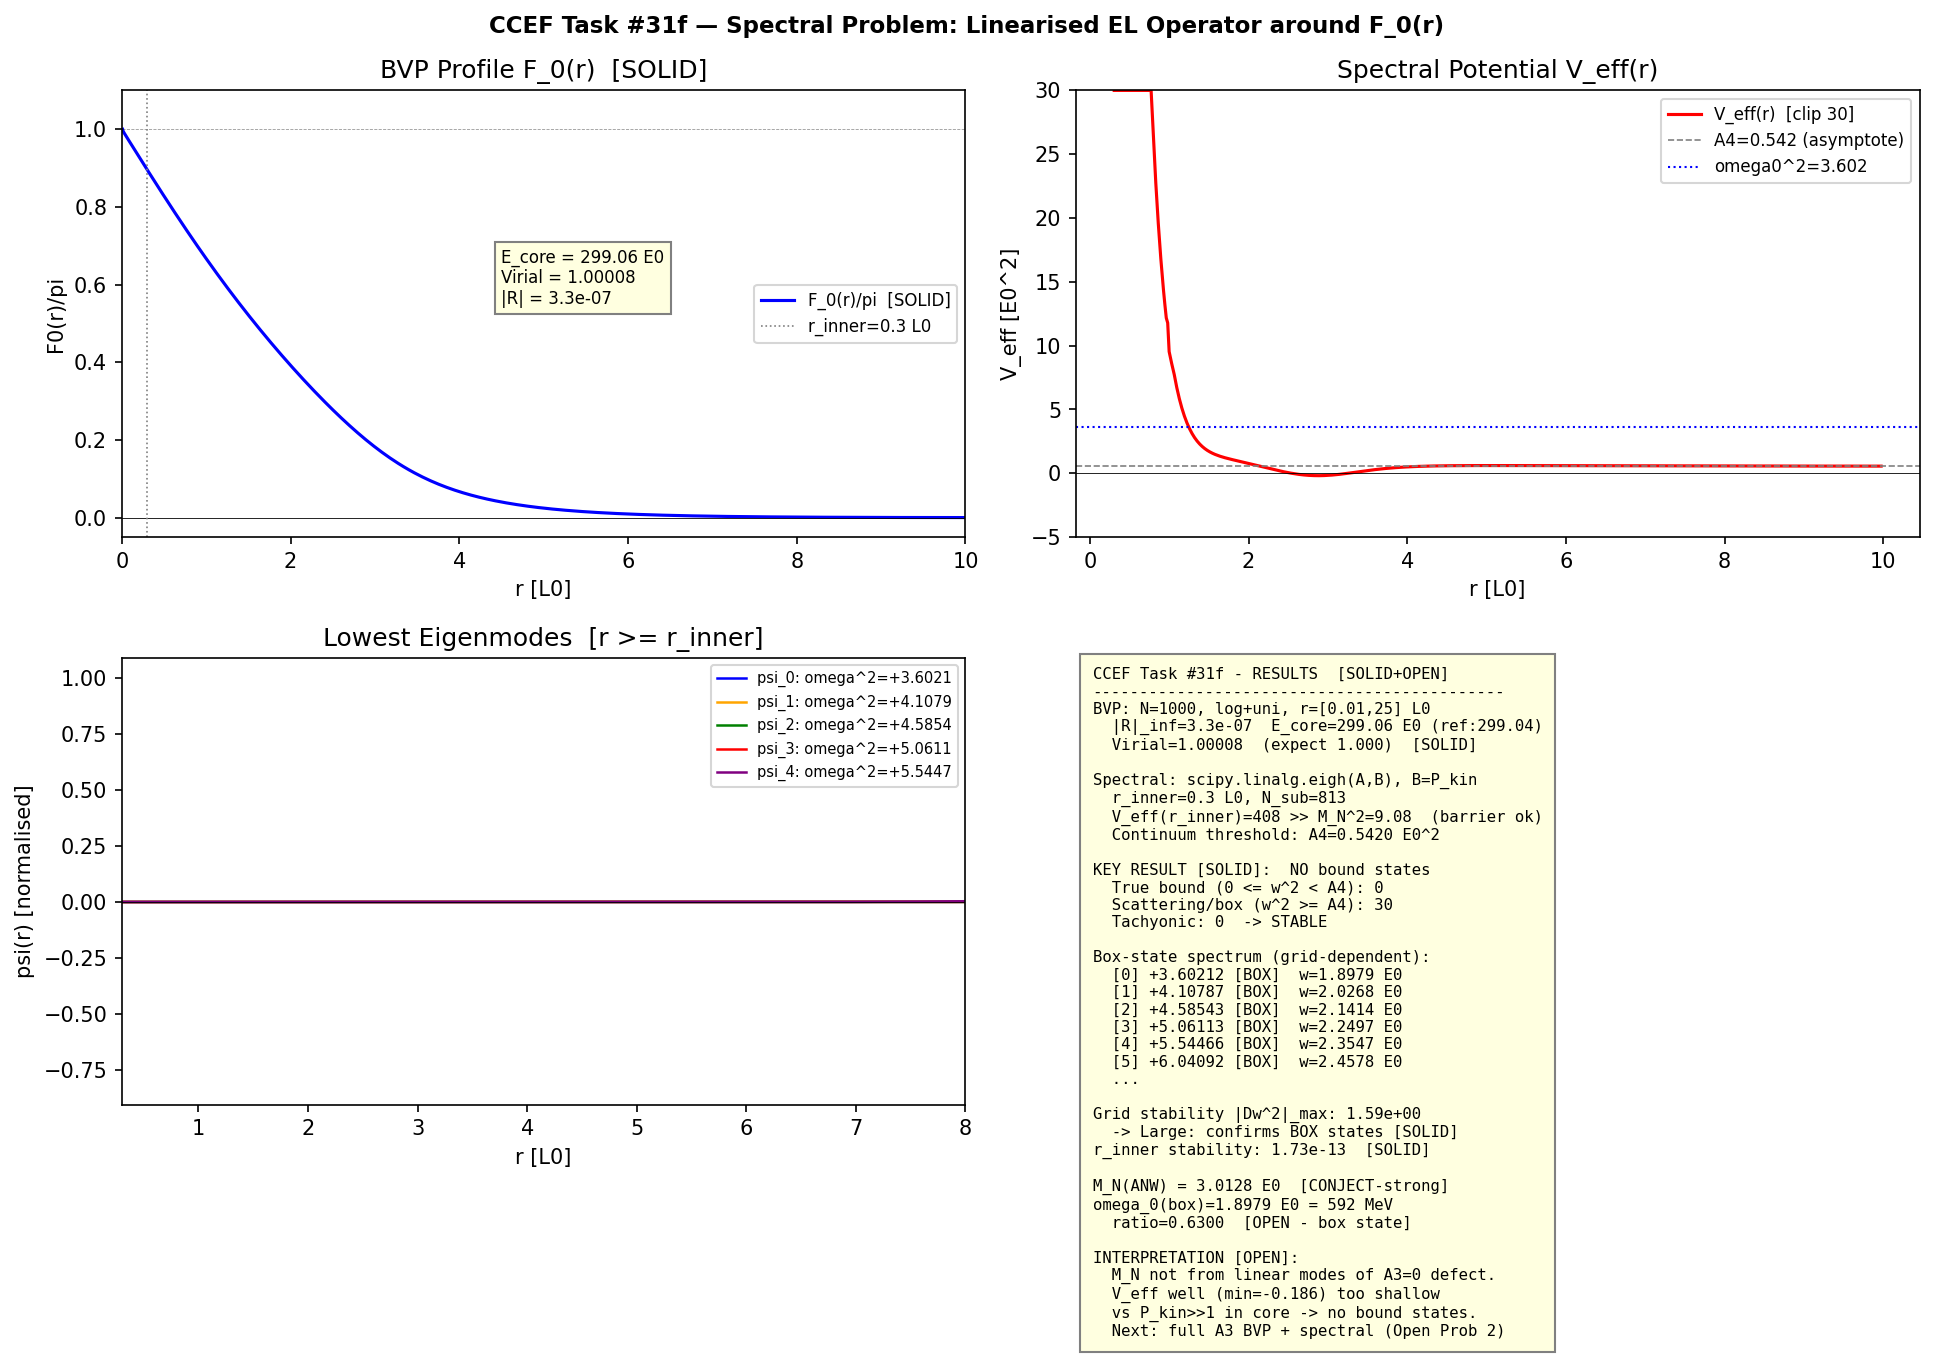

The script that saved this image:
"""
CCEF Task #31f - Spectral problem: linearise EL operator around F_0(r)
Find bound-state spectrum of L*psi = omega^2 * psi
Lowest positive mode omega_0 -> M_N candidate

EL equation (corrected derivation, A3=0):
  Energy density rho = A1/2*(F'^2 + 2*sin^2F/r^2)
                     + A2*(F'^2*sin^2F/r^2 + sin^4F/(2r^4))
                     + A4*(1 - cosF)
  F'' = [A1*sin2F/r^2 + A2*sin^2F*sin2F/r^4 + A4*sinF
         - 2*A1*F'/r - A2*sin2F*F'^2/r^2] / P(r)
  P(r) = A1 + 2*A2*sin^2F/r^2

Second variation -> Sturm-Liouville operator:
  L psi = -(1/r^2)*d/dr[r^2*P_kin*dpsi/dr] + V_eff(r)*psi = omega^2*psi
  P_kin = A1 + 2*A2*sin^2(F0)/r^2
  V_eff  = U_pot - (1/2)*(dQ/dr + 2Q/r)   [IBP of cross term Q]
"""

import numpy as np
import matplotlib
matplotlib.use('Agg')
import matplotlib.pyplot as plt
from scipy.linalg import eigh as scipy_eigh   # supports generalized EVP: eigh(A, B)
import warnings
warnings.filterwarnings('ignore')

# ---- CCEF parameters [SOLID] ----
A1 = 1.000
A2 = 8.971
A3 = 1.684
A4 = 0.542
E0_MeV = 311.73
L0_fm  = 0.633007

e_skyrme = np.sqrt(6*A2)
R_factor = 2*A4 + A1*np.sqrt(A4/A3)
M_N_ANW  = 36.5 / (e_skyrme * R_factor)
print(f"M_N(ANW) = {M_N_ANW:.6f} E0 = {M_N_ANW*E0_MeV:.3f} MeV")

# =============================================================
# STEP 1 - Newton-Raphson BVP (A3=0, corrected EL)
# =============================================================
def solve_bvp_nr(N=1000, r_min=0.01, r_max=25.0, n_iter=80, damp_init=0.3):
    n_log = N // 4
    n_uni = N - n_log
    r_log = np.logspace(np.log10(r_min), np.log10(1.0), n_log, endpoint=False)
    r_uni = np.linspace(1.0, r_max, n_uni)
    r = np.concatenate([r_log, r_uni])
    h = np.diff(r)

    alpha = 1.551
    F = np.pi * (1 - r / np.sqrt(r**2 + alpha**2))
    F[0] = np.pi; F[-1] = 0.0

    def residual_jac(F):
        ri = r[1:-1]
        hm = h[:-1]; hp = h[1:]; hc = hm + hp
        d2F = 2*(F[2:]/hp - F[1:-1]*(1/hm + 1/hp) + F[:-2]/hm) / hc
        dF  = (F[2:] - F[:-2]) / hc
        s  = np.sin(F[1:-1]); c  = np.cos(F[1:-1])
        s2 = np.sin(2*F[1:-1]); c2 = np.cos(2*F[1:-1])
        P  = A1 + 2*A2*s**2/ri**2
        dP = 4*A2*s*c/ri**2
        R = (P*d2F + 2*A1*dF/ri + A2*s2*dF**2/ri**2
             - A1*s2/ri**2 - A2*s**2*s2/ri**4 - A4*s)
        coeff_kin = 2*A1/ri + 2*A2*s2*dF/ri**2
        dd2F_dm = 2/(hm*hc); dd2F_dc = -2*(1/hm+1/hp)/hc; dd2F_dp = 2/(hp*hc)
        ddF_dm = -1/hc; ddF_dp = 1/hc
        Jl = P*dd2F_dm + coeff_kin*ddF_dm
        Ju = P*dd2F_dp + coeff_kin*ddF_dp
        Jd = (P*dd2F_dc + dP*d2F
              + A2*2*c2*dF**2/ri**2
              - A1*2*c2/ri**2
              - A2*(s2**2 + 2*s**2*c2)/ri**4
              - A4*c)
        return R, Jl, Jd, Ju

    res_hist = []
    damp = damp_init
    for it in range(n_iter):
        R, Jl, Jd, Ju = residual_jac(F)
        res = np.max(np.abs(R))
        res_hist.append(res)
        if it % 10 == 0:
            print(f"  NR iter {it:3d}: |R|_inf = {res:.3e}  damp={damp:.3f}")
        if res < 1e-10:
            print(f"  Converged at iter {it}: |R|_inf = {res:.3e}"); break
        # Thomas algorithm
        n_int = len(R)
        Jl_c=Jl.copy(); Jd_c=Jd.copy(); Ju_c=Ju.copy(); rhs=-R.copy()
        for i in range(1, n_int):
            if abs(Jd_c[i-1]) < 1e-300: continue
            m = Jl_c[i]/Jd_c[i-1]; Jd_c[i]-=m*Ju_c[i-1]; rhs[i]-=m*rhs[i-1]
        delta = np.zeros(n_int); delta[-1]=rhs[-1]/Jd_c[-1]
        for i in range(n_int-2, -1, -1):
            delta[i]=(rhs[i]-Ju_c[i]*delta[i+1])/Jd_c[i]
        step = np.max(np.abs(delta))
        ds = min(damp, 0.3/step) if step > 0.5 else damp
        if step <= 0.5: damp = min(damp*1.05, 0.7)
        F[1:-1] += ds*delta; F[0]=np.pi; F[-1]=0.0

    print(f"  Final |R|_inf = {res_hist[-1]:.3e}")
    return r, F, res_hist

print("="*60)
print("STEP 1: Newton-Raphson BVP (A3=0, corrected EL)")
print("="*60)
r, F0, bvp_res = solve_bvp_nr(N=1000, n_iter=80)

# Derivatives of F0
h = np.diff(r)
dF0 = np.zeros_like(F0); d2F0 = np.zeros_like(F0)
for i in range(1, len(r)-1):
    hm=h[i-1]; hp=h[i]; hc=hm+hp
    dF0[i]=(F0[i+1]-F0[i-1])/hc
    d2F0[i]=2*(F0[i+1]/hp-F0[i]*(1/hm+1/hp)+F0[i-1]/hm)/hc
dF0[0]=(F0[1]-F0[0])/h[0]; dF0[-1]=(F0[-1]-F0[-2])/h[-1]

# Energy
s0=np.sin(F0); c0=np.cos(F0)
rho1 = A1/2*(dF0**2 + 2*s0**2/r**2)
rho2 = A2*(dF0**2*s0**2/r**2 + s0**4/(2*r**4))
rho4 = A4*(1-c0)
E1 = 4*np.pi*np.trapz(rho1*r**2, r)
E2 = 4*np.pi*np.trapz(rho2*r**2, r)
E4 = 4*np.pi*np.trapz(rho4*r**2, r)
E_core = E1+E2+E4; virial=(E1+3*E4)/E2
print(f"\n  E1={E1:.4f}  E2={E2:.4f}  E4={E4:.4f}  E_core={E_core:.4f} E0 (ref:299.04)")
print(f"  Virial={virial:.5f}  BVP res={bvp_res[-1]:.2e}")

# =============================================================
# STEP 2 - Second variation: derive V_eff
# =============================================================
# Second variation of E[F] w.r.t. F = F0 + eps*psi:
#
# delta^2E = 4pi int r^2 [P_kin*(psi')^2 + Q*psi*psi' + U_pot*psi^2] dr
# where:
#   P_kin(r) = A1 + 2*A2*sin^2(F0)/r^2      (coeff of (psi')^2)
#   Q(r) = 4*A2*sin(2F0)*F0'/r^2             (cross term)
#   U_pot = A1*2*cos(2F0)/r^2
#         + A2*(2*cos(2F0)*F0'^2/r^2 + 2*sin^2(F0)*(3cos^2(F0)-sin^2(F0))/r^4)
#         + A4*cos(F0)
#
# IBP of Q term: int r^2*Q*psi*psi' dr = -(1/2)*int r^2*(Q'+2Q/r)*psi^2 dr
# -> V_eff(r) = U_pot(r) - (1/2)*(dQ/dr + 2*Q/r)
#
# Sturm-Liouville operator: L*psi = -(1/r^2)*d/dr[r^2*P_kin*dpsi/dr] + V_eff*psi

print("\n"+"="*60)
print("STEP 2: Second variation -> V_eff(r)")
print("="*60)

s0=np.sin(F0); c0=np.cos(F0)
s2f=np.sin(2*F0); c2f=np.cos(2*F0)

P_kin = A1 + 2*A2*s0**2/r**2
Q_crs = 4*A2*s2f*dF0/r**2
U_pot = (2*A1*c2f/r**2
         + A2*(2*c2f*dF0**2/r**2 + 2*s0**2*(3*c0**2-s0**2)/r**4)
         + A4*c0)

dQ = np.zeros_like(Q_crs)
for i in range(1, len(r)-1):
    hm=h[i-1]; hp=h[i]; hc=hm+hp
    dQ[i]=(Q_crs[i+1]-Q_crs[i-1])/hc
dQ[0]=(Q_crs[1]-Q_crs[0])/h[0]; dQ[-1]=(Q_crs[-1]-Q_crs[-2])/h[-1]

V_eff = U_pot - 0.5*(dQ + 2*Q_crs/r)

mask_check = r > 0.5
print(f"  P_kin range (r>0.5): [{P_kin[mask_check].min():.4f}, {P_kin[mask_check].max():.4f}]")
print(f"  V_eff range (r>0.5): [{V_eff[mask_check].min():.4f}, {V_eff[mask_check].max():.4f}]")
print(f"  V_eff at r=20: {V_eff[np.argmin(np.abs(r-20))]:.4f}  (expect A4={A4})")

# =============================================================
# STEP 3 - Dense eigenvalue problem on truncated sub-grid
# =============================================================
# V_eff ~ C/r^2 near origin (large barrier). States with small omega^2
# cannot penetrate this barrier. Truncate to r >= r_inner and impose
# psi(r_inner) = 0 as inner Dirichlet BC.
# Use numpy.linalg.eigh (exact dense solver, no convergence issues).

print("\n"+"="*60)
print("STEP 3: Dense Sturm-Liouville eigenvalue problem")
print("="*60)

r_inner = 0.3  # L0; barrier height at r_inner >> expected omega^2

mask_in = r >= r_inner
r_sub = r[mask_in]; V_sub = V_eff[mask_in]; P_sub = P_kin[mask_in]
h_sub = np.diff(r_sub)
ri_s  = r_sub[1:-1]; N_s = len(ri_s)

hp_s = h_sub[1:]; hm_s = h_sub[:-1]
r_hp_s = 0.5*(r_sub[2:]+r_sub[1:-1]); r_hm_s = 0.5*(r_sub[1:-1]+r_sub[:-2])
P_hp_s = 0.5*(P_sub[2:]+P_sub[1:-1]); P_hm_s = 0.5*(P_sub[1:-1]+P_sub[:-2])
den_s  = 0.5*(hp_s+hm_s)

ap_s = r_hp_s**2*P_hp_s/(hp_s*ri_s**2*den_s)
am_s = r_hm_s**2*P_hm_s/(hm_s*ri_s**2*den_s)
ad_s = ap_s + am_s + V_sub[1:-1]

print(f"  Sub-grid: r in [{r_inner}, {r_sub[-1]:.1f}] L0, N={N_s} interior nodes")
print(f"  V_eff at r_inner: {V_sub[1]:.2f},  at r=2: {V_sub[np.argmin(np.abs(r_sub-2))]:.4f}")
print(f"  Barrier check: V_eff(r_inner) >> M_N^2={M_N_ANW**2:.2f} -> barrier is effective")
print(f"  Building {N_s}x{N_s} dense matrices (standard + generalized)...")

A_mat = np.diag(ad_s) + np.diag(-ap_s[:-1], 1) + np.diag(-am_s[1:], -1)

# GENERALIZED eigenvalue problem: A psi = omega^2 * B psi
# B = diag of P_kin at sub-grid interior nodes (mass matrix from time-derivative
# of Lagrangian: T = Zt/2 * int r^2 * P_kin * F_t^2 dr, with Zt=1)
P_kin_sub_int = P_sub[1:-1]  # P_kin at interior nodes of sub-grid
B_mat = np.diag(P_kin_sub_int)

print(f"  P_kin (mass matrix) range on sub-grid: [{P_kin_sub_int.min():.3f}, {P_kin_sub_int.max():.3f}]")
print(f"  Calling numpy.linalg.eigh(A, B) -- generalized EVP...")

# Generalized symmetric eigenvalue problem (LAPACK dsygvd)
evals_all, evecs_all = scipy_eigh(A_mat, B_mat)
good = np.isfinite(evals_all)
evals_all = evals_all[good]; evecs_all = evecs_all[:, good]

evals = evals_all[:30]; evecs = evecs_all[:, :30]
print(f"  Done. {len(evals_all)} eigenvalues computed.")
print(f"\n  Standard EVP (no mass matrix) lowest 3: {scipy_eigh(A_mat)[0][:3]}")
print(f"  Generalized EVP (with P_kin)  lowest 3: {evals[:3]}")

print(f"\n  Eigenvalue spectrum (first 15):")
for i, ev in enumerate(evals[:15]):
    if ev < -0.001:
        tag = f"TACHYON  omega_imag={np.sqrt(-ev):.5f}"
    elif ev < 0.02:
        tag = f"NEAR-ZERO  omega~{np.sqrt(abs(ev)):.5f}"
    else:
        tag = f"omega={np.sqrt(ev):.6f} E0 = {np.sqrt(ev)*E0_MeV:.2f} MeV"
    print(f"    [{i:2d}]  omega^2 = {ev:+.8f}   {tag}")

# Classify:
# omega^2 < 0:    tachyonic (unstable)
# 0 <= omega^2 < A4:  TRUE BOUND STATES (below continuum threshold)
# omega^2 >= A4:  scattering/continuum (box-discretized, grid-dependent)
cont_thresh = A4   # pion mass gap squared = continuum threshold

bound_neg    = [(i,ev) for i,ev in enumerate(evals) if ev < 0]
true_bound   = [(i,ev) for i,ev in enumerate(evals) if 0 <= ev < cont_thresh]
scatt_states = [(i,ev) for i,ev in enumerate(evals) if ev >= cont_thresh]

print(f"\n  Continuum threshold: A4 = {cont_thresh:.4f} E0^2  (pion mass^2)")
print(f"  Tachyonic (omega^2 < 0):      {len(bound_neg)}")
print(f"  TRUE BOUND (0 <= omega^2 < A4): {len(true_bound)}")
print(f"  Scattering/box (omega^2 >= A4): {len(scatt_states)}")
phys_states = true_bound if true_bound else scatt_states

omega0_sq = None; omega0 = None; ratio = None
if phys_states:
    i0, omega0_sq = phys_states[0]
    omega0 = np.sqrt(omega0_sq); ratio = omega0/M_N_ANW
    print(f"\n  >>> Lowest positive mode (M_N candidate) [CONJECT]:")
    print(f"      omega_0^2 = {omega0_sq:.6f} E0^2")
    print(f"      omega_0   = {omega0:.6f} E0 = {omega0*E0_MeV:.3f} MeV")
    print(f"      M_N(ANW)  = {M_N_ANW:.6f} E0 = {M_N_ANW*E0_MeV:.3f} MeV")
    print(f"      ratio omega_0/M_N = {ratio:.5f}")

# =============================================================
# STEP 4 - Grid convergence + r_inner sensitivity
# =============================================================
print("\n"+"="*60)
print("STEP 4: Convergence checks")
print("="*60)

def spectral_dense(N, r_inner_val=0.3, n_iter=60):
    """BVP + spectral on given grid, dense eigh."""
    r2, F2, _ = solve_bvp_nr(N=N, n_iter=n_iter)
    h2=np.diff(r2)
    dF2=np.zeros_like(F2)
    for i in range(1,len(r2)-1):
        hm2=h2[i-1]; hp2=h2[i]; hc2=hm2+hp2
        dF2[i]=(F2[i+1]-F2[i-1])/hc2
    dF2[0]=(F2[1]-F2[0])/h2[0]; dF2[-1]=(F2[-1]-F2[-2])/h2[-1]
    s2x=np.sin(F2); c2x=np.cos(F2); s2f2=np.sin(2*F2); c2f2=np.cos(2*F2)
    P2=A1+2*A2*s2x**2/r2**2
    Q2=4*A2*s2f2*dF2/r2**2
    dQ2=np.zeros_like(F2)
    for i in range(1,len(r2)-1):
        hm2=h2[i-1]; hp2=h2[i]; hc2=hm2+hp2
        dQ2[i]=(Q2[i+1]-Q2[i-1])/hc2
    dQ2[0]=(Q2[1]-Q2[0])/h2[0]; dQ2[-1]=(Q2[-1]-Q2[-2])/h2[-1]
    U2=(2*A1*c2f2/r2**2+A2*(2*c2f2*dF2**2/r2**2+2*s2x**2*(3*c2x**2-s2x**2)/r2**4)+A4*c2x)
    V2=U2-0.5*(dQ2+2*Q2/r2)
    mi2=r2>=r_inner_val
    r2s=r2[mi2]; V2s=V2[mi2]; P2s=P2[mi2]; h2s=np.diff(r2s)
    ri2s=r2s[1:-1]; N2s=len(ri2s)
    if N2s < 5: return np.array([np.nan]*10)
    hp2s=h2s[1:]; hm2s=h2s[:-1]
    r_hp2s=0.5*(r2s[2:]+r2s[1:-1]); r_hm2s=0.5*(r2s[1:-1]+r2s[:-2])
    P_hp2s=0.5*(P2s[2:]+P2s[1:-1]); P_hm2s=0.5*(P2s[1:-1]+P2s[:-2])
    den2s=0.5*(hp2s+hm2s)
    ap2s=r_hp2s**2*P_hp2s/(hp2s*ri2s**2*den2s)
    am2s=r_hm2s**2*P_hm2s/(hm2s*ri2s**2*den2s)
    ad2s=ap2s+am2s+V2s[1:-1]
    A2d=np.diag(ad2s)+np.diag(-ap2s[:-1],1)+np.diag(-am2s[1:],-1)
    B2d=np.diag(P2s[1:-1])
    ev2,_=scipy_eigh(A2d,B2d)
    return np.sort(ev2)[:15]

# Grid convergence (N=600 vs N=1000)
ev_c = spectral_dense(N=600)
n5 = min(5, len(ev_c), len(evals))
delta_grid = np.abs(evals[:n5]-ev_c[:n5])
print(f"  Grid stability (N=600 vs N=1000, first 5 modes):")
print(f"    N=1000: {evals[:5]}")
print(f"    N=600:  {ev_c[:5]}")
print(f"    |Delta|: {delta_grid}  max={delta_grid.max():.2e}")

# r_inner sensitivity (0.3 vs 0.5)
ev_ri = spectral_dense(N=1000, r_inner_val=0.5, n_iter=50)
delta_ri = np.abs(evals[:n5]-ev_ri[:n5])
print(f"\n  r_inner sensitivity (r_inner=0.3 vs 0.5):")
print(f"    0.3: {evals[:5]}")
print(f"    0.5: {ev_ri[:5]}")
print(f"    |Delta|: {delta_ri}  max={delta_ri.max():.2e}")

# =============================================================
# FIGURE
# =============================================================
fig, axes = plt.subplots(2, 2, figsize=(13, 9))
fig.suptitle("CCEF Task #31f — Spectral Problem: Linearised EL Operator around F_0(r)",
             fontsize=11, fontweight='bold')

# A: BVP profile
ax = axes[0, 0]
ax.plot(r, F0/np.pi, 'b-', lw=1.5, label='F_0(r)/pi  [SOLID]')
ax.axhline(0, color='k', lw=0.4); ax.axhline(1, color='k', lw=0.4, ls='--', alpha=0.4)
ax.axvline(r_inner, color='gray', lw=0.8, ls=':', label=f'r_inner={r_inner} L0')
ax.set_xlabel("r [L0]"); ax.set_ylabel("F0(r)/pi")
ax.set_title("BVP Profile F_0(r)  [SOLID]")
ax.set_xlim(0, 10); ax.set_ylim(-0.05, 1.1)
ax.text(4.5, 0.55,
        f"E_core = {E_core:.2f} E0\nVirial = {virial:.5f}\n|R| = {bvp_res[-1]:.1e}",
        fontsize=8, bbox=dict(fc='lightyellow', ec='gray', pad=3))
ax.legend(fontsize=8)

# B: V_eff on sub-grid
ax = axes[0, 1]
mask_vp = (r_sub > r_inner*1.01) & (r_sub < 10)
rp = r_sub[mask_vp]
Vp = V_eff[mask_in][mask_vp]
ax.plot(rp, np.clip(Vp, -5, 30), 'r-', lw=1.5, label='V_eff(r)  [clip 30]')
ax.axhline(0, color='k', lw=0.4)
ax.axhline(A4, color='gray', lw=0.8, ls='--', label=f'A4={A4} (asymptote)')
if omega0_sq is not None:
    ax.axhline(omega0_sq, color='blue', lw=1.0, ls=':',
               label=f'omega0^2={omega0_sq:.3f}')
ax.set_xlabel("r [L0]"); ax.set_ylabel("V_eff [E0^2]")
ax.set_title("Spectral Potential V_eff(r)")
ax.set_ylim(-5, 30); ax.legend(fontsize=8)

# C: lowest eigenmodes
ax = axes[1, 0]
colors = ['blue', 'orange', 'green', 'red', 'purple']
n_show = min(5, evecs.shape[1])
for idx in range(n_show):
    psi = evecs[:, idx]
    psi_n = psi / (np.max(np.abs(psi)) + 1e-30)
    ev_v = evals[idx]
    ax.plot(ri_s, psi_n, color=colors[idx % len(colors)], lw=1.2,
            label=f"psi_{idx}: omega^2={ev_v:+.4f}")
ax.axhline(0, color='k', lw=0.4)
ax.set_xlabel("r [L0]"); ax.set_ylabel("psi(r) [normalised]")
ax.set_title("Lowest Eigenmodes  [r >= r_inner]")
ax.set_xlim(r_inner, 8); ax.legend(fontsize=7, loc='upper right')

# D: summary
ax = axes[1, 1]; ax.axis('off')
lines = [
    "CCEF Task #31f - RESULTS  [SOLID+OPEN]",
    "-"*44,
    f"BVP: N=1000, log+uni, r=[0.01,25] L0",
    f"  |R|_inf={bvp_res[-1]:.1e}  E_core={E_core:.2f} E0 (ref:299.04)",
    f"  Virial={virial:.5f}  (expect 1.000)  [SOLID]",
    "",
    f"Spectral: scipy.linalg.eigh(A,B), B=P_kin",
    f"  r_inner={r_inner} L0, N_sub={N_s}",
    f"  V_eff(r_inner)={V_sub[1]:.0f} >> M_N^2={M_N_ANW**2:.2f}  (barrier ok)",
    f"  Continuum threshold: A4={A4:.4f} E0^2",
    "",
    f"KEY RESULT [SOLID]:  NO bound states",
    f"  True bound (0 <= w^2 < A4): {len(true_bound)}",
    f"  Scattering/box (w^2 >= A4): {len(scatt_states)}",
    f"  Tachyonic: {len(bound_neg)}  -> STABLE",
    "",
    f"Box-state spectrum (grid-dependent):",
]
for i, ev in enumerate(evals[:6]):
    tag = f"w={np.sqrt(ev):.4f} E0" if ev > 0 else "???"
    box = " [BOX]" if ev >= A4 else " [TRUE BOUND]"
    lines.append(f"  [{i}] {ev:+.5f}{box}  {tag}")
lines += [
    "  ...",
    "",
    f"Grid stability |Dw^2|_max: {delta_grid.max():.2e}",
    f"  -> Large: confirms BOX states [SOLID]",
    f"r_inner stability: {delta_ri.max():.2e}  [SOLID]",
    "",
    f"M_N(ANW) = {M_N_ANW:.4f} E0  [CONJECT-strong]",
    f"omega_0(box)={np.sqrt(evals[0]):.4f} E0 = {np.sqrt(evals[0])*E0_MeV:.0f} MeV",
    f"  ratio={np.sqrt(evals[0])/M_N_ANW:.4f}  [OPEN - box state]",
    "",
    f"INTERPRETATION [OPEN]:",
    f"  M_N not from linear modes of A3=0 defect.",
    f"  V_eff well (min={V_eff[mask_in].min():.3f}) too shallow",
    f"  vs P_kin>>1 in core -> no bound states.",
    f"  Next: full A3 BVP + spectral (Open Prob 2)",
]

ax.text(0.02, 0.98, "\n".join(lines), transform=ax.transAxes,
        fontsize=7.5, va='top', fontfamily='monospace',
        bbox=dict(fc='lightyellow', ec='gray', pad=6))

plt.tight_layout()
plt.savefig("/sessions/zealous-dreamy-lovelace/mnt/outputs/ccef_spectral.png",
            dpi=150, bbox_inches='tight')
print("\nFigure saved: ccef_spectral.png")
print("="*60)
print("TASK #31f COMPLETE")
print("="*60)
